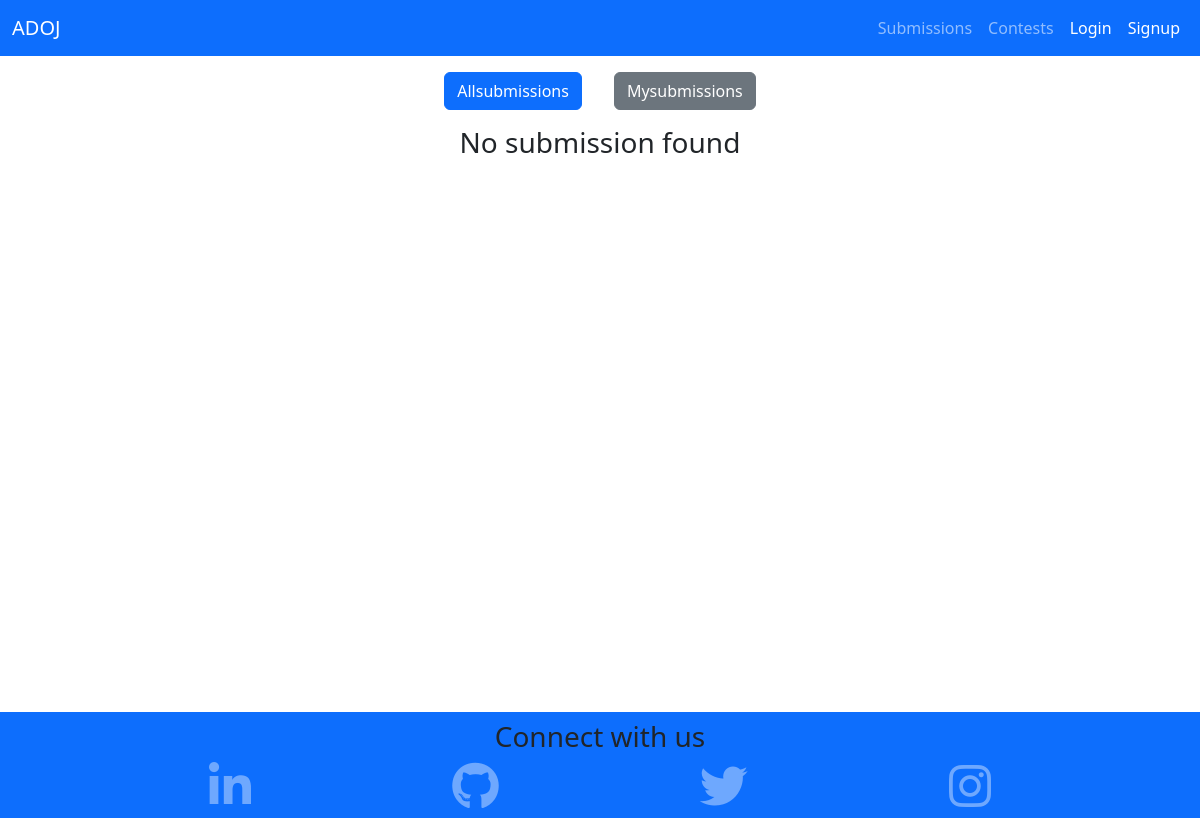
The app's page /leaderboard/, older data.
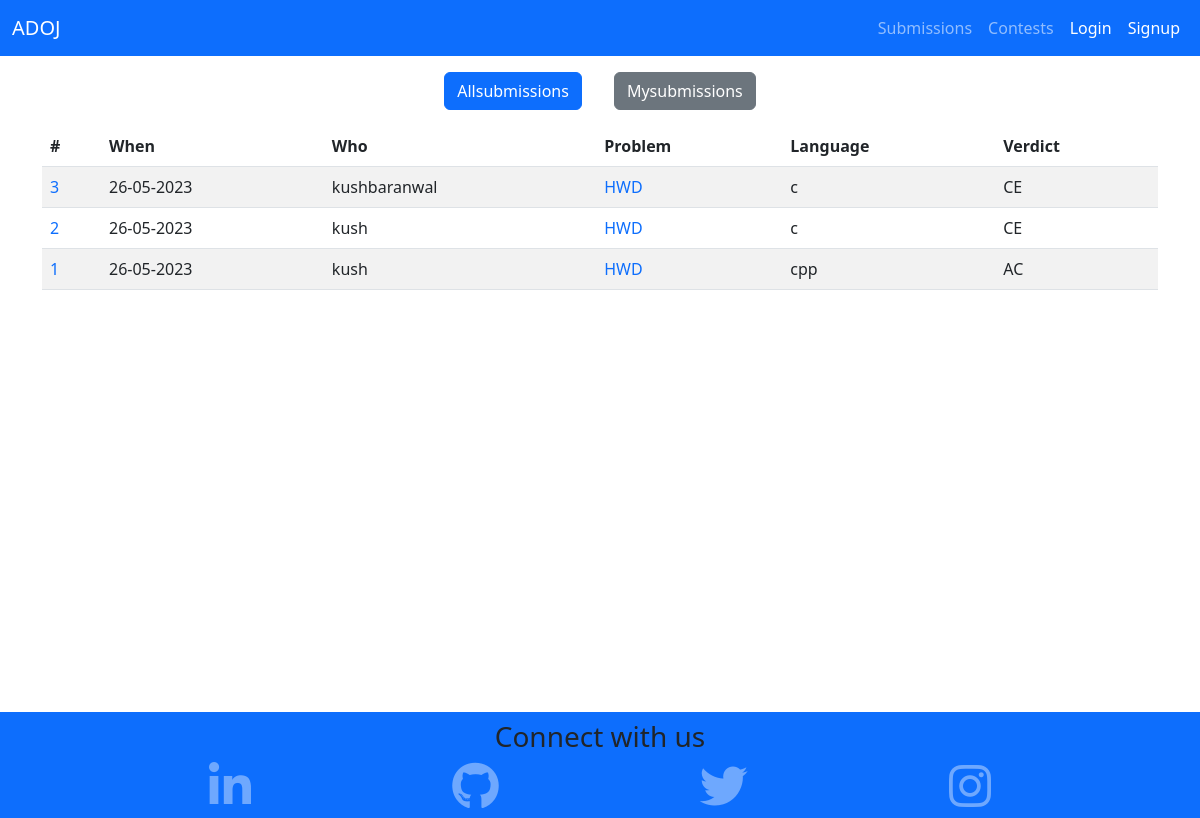
The same page, newer data.
### home/models.py (models this page shows, shortened)
class Solution(models.Model):
    username = models.ForeignKey(
        User, max_length=50, on_delete=models.CASCADE, default=None
    )
    problem_code = models.ForeignKey(Problem, on_delete=models.CASCADE, default=None)
    language = models.CharField(
        max_length=7,
        choices=(("c", "C"), ("cpp", "C++"), ("py", "Python"), ("java", "Java")),
    )
    solution_code = models.TextField()
    verdict = models.CharField(max_length=50)
    submittedAt = models.DateTimeField(auto_now=True)

class Problem(models.Model):
    name = models.CharField(max_length=50)
    code = models.CharField(max_length=50)
    statement = RichTextField(blank=True, null=True)
    input_formate = RichTextField(blank=True, null=True)
    output_formate = RichTextField(blank=True, null=True)
    problem_constraint = RichTextField(blank=True, null=True)
    difficulty = models.CharField(
        max_length=10,
        choices=(("easy", "Easy"), ("medium", "Medium"), ("hard", "Hard")),
    )
    live = models.BooleanField(default=False)
    def __str__(self):
        return self.code

### home/views.py (the view)
# urls.py: path("leaderboard/", views.leaderboard, name="leaderboard"),
def leaderboard(request):
    try:
        allsub = request.GET.get("all", None)
        if request.user.is_authenticated:
            solutions = Solution.objects.filter(username=request.user)
            messages.error(
                request,
                "Please login to see submissions.",
                extra_tags="alert alert-danger alert-dismissible fade show",
            )
        else:
            allsub = "True"
        if allsub == "True":
            solutions = Solution.objects.all()
        solutions = solutions.order_by("-submittedAt")
    except Solution.DoesNotExist:
        messages.error(
            request,
            "solution does not exist, try again.",
            extra_tags="alert alert-danger alert-dismissible fade show",
        )
        return redirect("leaderboard")
    return render(request, "home/leaderboard.html", {"solutions": solutions})

### templates/home/leaderboard.html
{% extends 'base.html' %}
{% block content %}
<div class="container d-flex flex-wrap justify-content-center align-items-center my-3">
  <a class="btn btn-{% if 'all' in request.GET %}secondary{% else %}primary{% endif %} mx-3" href="?all=True"
    role="button">Allsubmissions</a>
  <a class="btn btn-{% if 'all' in request.GET %}primary{% else %}secondary{% endif %} mx-3" href="?all=False"
    role="button">Mysubmissions</a>
</div>
<div class="container d-flex flex-wrap justify-content-center align-items-center my-3">
{% if solutions %}
<table class="table table-striped">
  <thead>
    <tr>
      <th id="codeid">#</th>
      <th>When</th>
      <th>Who</th>
      <th class="problem">Problem</th>
      <th>Language</th>
      <th>Verdict</th>
    </tr>
  </thead>
  <tbody>
    {% for sol in solutions %}
    <tr>
      <td><a class="text-decoration-none" href="{% url 'home:solution' sol.id %}">{{sol.id}}</a></td>
      <td>{{sol.submittedAt|date:"d-m-Y"}}</td>
      <td>{{sol.username}}</td>
      <td>
        <a class="text-decoration-none"
          href="{% url 'home:problem' sol.problem_code.id %}">{{sol.problem_code}}</a>
      </td>
      <td>
        {{sol.language}}
      </td>
      <td>
        {{sol.verdict}}
      </td>
    </tr>
    {% endfor %}
  </tbody>
</table>
{% else %}
<h3 class="text-center">No submission found</h3>
{% endif %}
</div>
{% endblock content %}

Row changes from the older to the newer data that the page shows:
added Solution: id "3", submittedAt "26-05-2023", username "kushbaranwal", problem_code "HWD", language "c", verdict "CE"
added Solution: id "2", submittedAt "26-05-2023", username "kush", problem_code "HWD", language "c", verdict "CE"
added Solution: id "1", submittedAt "26-05-2023", username "kush", problem_code "HWD", language "cpp", verdict "AC"
Text that changed along with them:
text no longer shown: "No submission found"
text now shown: "# When Who Problem Language Verdict"
